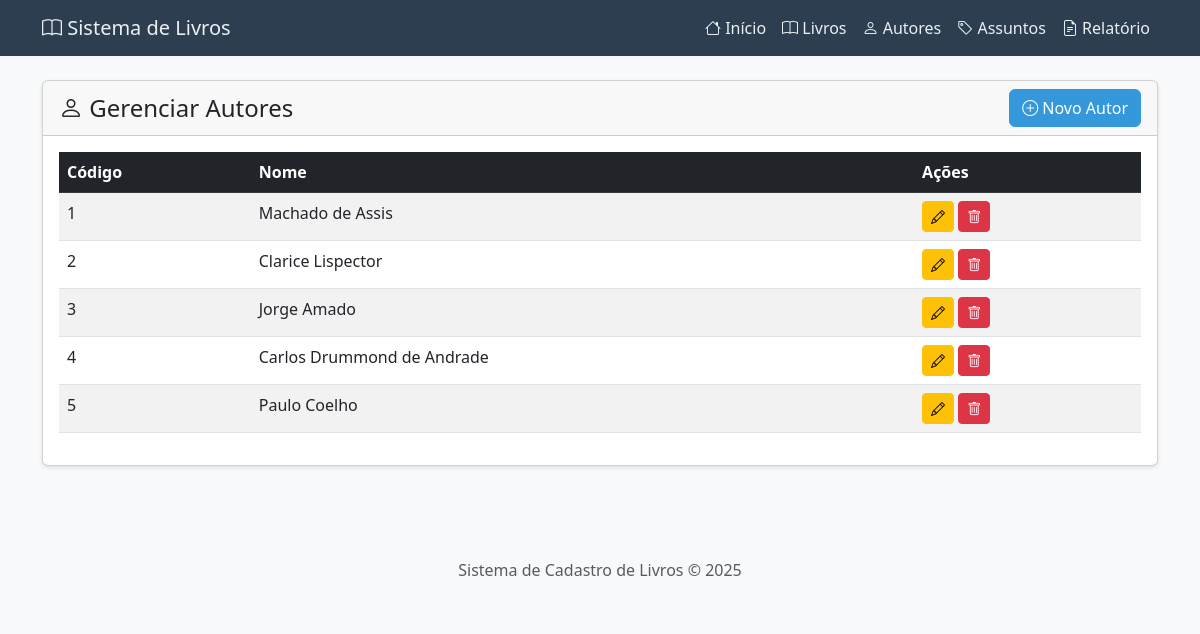
The page /autor on the database its author committed.
### tables this page shows
CREATE TABLE IF NOT EXISTS Autor (
    CodAu INT AUTO_INCREMENT PRIMARY KEY,   
    Nome VARCHAR(40) NOT NULL,               
    INDEX idx_nome (Nome)                    
);

### src/Controllers/BaseController.php (called while the page is built, shortened)
<?php
abstract class BaseController
{
    protected string $pluralName;
    protected string $viewName;
    protected ?object $model = null;
    public function __construct()
    {
        $this->entityName = $this->calculateEntityName();
        $this->viewName = strtolower($this->entityName);
        $modelClass = "App\\Models\\{$this->entityName}";
        $this->model = class_exists($modelClass) ? new $modelClass() : null;
    }
    private function calculateEntityName(): string
    {
        return str_replace('Controller', '', basename(str_replace('\\', '/', get_class($this))));
    }
    public function index(): void
    {
        $this->render("{$this->viewName}/index", [
            $this->pluralName => $this->model->findAll()
        ]);
    }
    protected function render(string $view, array $data = []): void
    {
        extract($data);
        include __DIR__ . '/../Views/layout/header.php';
        include __DIR__ . "/../Views/{$view}.php";
        include __DIR__ . '/../Views/layout/footer.php';
    }
}

### public/index.php (called while the page is built, shortened)
<?php
$parts = explode('/', $_GET['route'] ?? 'home');
try {
    $action = $parts[1] ?? 'index';
    $id = isset($parts[2]) ? (int)$parts[2] : null;
    $controller = new $controllers[$route]();
    if ($id !== null) {
        $controller->$action($id);
    } else {
        $controller->$action();
    }
} catch (\RuntimeException $e) {
    http_response_code($e->getCode() ?: 500);
    $isJson = str_contains($_SERVER['HTTP_ACCEPT'] ?? '', 'application/json');
    if ($isJson) {
        header('Content-Type: application/json');
        echo json_encode(['success' => false, 'message' => $e->getMessage()]);
    } else {
        header('Content-Type: text/html');
        echo "Erro: " . htmlspecialchars($e->getMessage());
    }
} catch (\Exception $e) {
    error_log("Erro não tratado: " . $e->getMessage());
    http_response_code(500);
    echo "Erro interno do servidor.";
}

### src/Config/Env.php (called while the page is built, shortened)
<?php
class Env
{
    public static function get(string $key): string
    {
        $value = $_ENV[$key] ?? getenv($key);
        return (string) $value;
    }
}

### src/Config/App.php (called while the page is built, shortened)
<?php
class App
{
    public static function url(string $route = ''): string
    {
        return Env::get('BASE_URL') . '/' . trim($route, '/');
    }
}

### src/Models/Model.php (called while the page is built, shortened)
<?php
abstract class Model
{
    protected string $table;
    protected string $primaryKey;
    protected PDO $db;
    public function __construct()
    {
        $this->db = Connection::getInstance();
    }
    public function findAll(): array
    {
        return $this->db->query("SELECT * FROM {$this->table} ORDER BY {$this->primaryKey}")->fetchAll();
    }
}

### src/Views/autor/index.php (the view)
<div class="row">
    <div class="col-12">
        <div class="card">
            <div class="card-header d-flex justify-content-between align-items-center">
                <h4 class="mb-0"><i class="bi bi-person"></i> Gerenciar Autores</h4>
                <a href="<?= $url('autor/create') ?>" class="btn btn-primary">
                    <i class="bi bi-plus-circle"></i> Novo Autor
                </a>
            </div>
            <div class="card-body">
                <div class="table-responsive">
                    <table class="table table-striped table-hover">
                        <thead class="table-dark">
                            <tr>
                                <th>Código</th>
                                <th>Nome</th>
                                <th>Ações</th>
                            </tr>
                        </thead>
                        <tbody>
                            <?php if (empty($autores)): ?>
                                <tr><td colspan="3" class="text-center">Nenhum autor cadastrado.</td></tr>
                            <?php else: ?>
                                <?php foreach ($autores as $autor): ?>
                                    <tr>
                                        <td><?= htmlspecialchars($autor['CodAu']) ?></td>
                                        <td><?= htmlspecialchars($autor['Nome']) ?></td>
                                        <td>
                                            <a href="<?= $url('autor/edit/' . $autor['CodAu']) ?>" class="btn btn-sm btn-warning">
                                                <i class="bi bi-pencil"></i>
                                            </a>
                                            <button class="btn btn-sm btn-danger" onclick="deleteItem('<?= $url('autor/delete') ?>/<?= $autor['CodAu'] ?>', 'Tem certeza que deseja excluir este autor?')">
                                                <i class="bi bi-trash"></i>
                                            </button>
                                        </td>
                                    </tr>
                                <?php endforeach; ?>
                            <?php endif; ?>
                        </tbody>
                    </table>
                </div>
            </div>
        </div>
    </div>
</div>

### src/Views/layout/header.php (style rules this page uses)
body { background-color: #f8f9fa; }
.card { box-shadow: 0 2px 4px rgba(0,0,0,0.1); margin-bottom: 20px; }
.btn-primary { background-color: #3498db; border-color: #3498db; }

### rows shown on the page
autor: CodAu "1", Nome "Machado de Assis"
autor: CodAu "2", Nome "Clarice Lispector"
autor: CodAu "3", Nome "Jorge Amado"
autor: CodAu "4", Nome "Carlos Drummond de Andrade"
autor: CodAu "5", Nome "Paulo Coelho"
